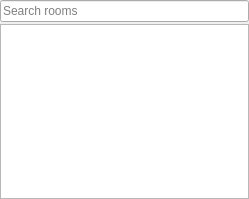
<?xml version="1.0" encoding="UTF-8"?>
<ui version="4.0">
 <class>AOJukebox</class>
 <widget class="QWidget" name="AOJukebox">
  <property name="geometry">
   <rect>
    <x>0</x>
    <y>0</y>
    <width>249</width>
    <height>199</height>
   </rect>
  </property>
  <property name="windowTitle">
   <string>Form</string>
  </property>
  <layout class="QVBoxLayout" name="verticalLayout_2">
   <property name="spacing">
    <number>2</number>
   </property>
   <property name="leftMargin">
    <number>0</number>
   </property>
   <property name="topMargin">
    <number>0</number>
   </property>
   <property name="rightMargin">
    <number>0</number>
   </property>
   <property name="bottomMargin">
    <number>0</number>
   </property>
   <item>
    <widget class="QLineEdit" name="search">
     <property name="placeholderText">
      <string>Search rooms</string>
     </property>
    </widget>
   </item>
   <item>
    <widget class="QListWidget" name="area_list"/>
   </item>
  </layout>
 </widget>
 <resources/>
 <connections/>
</ui>
